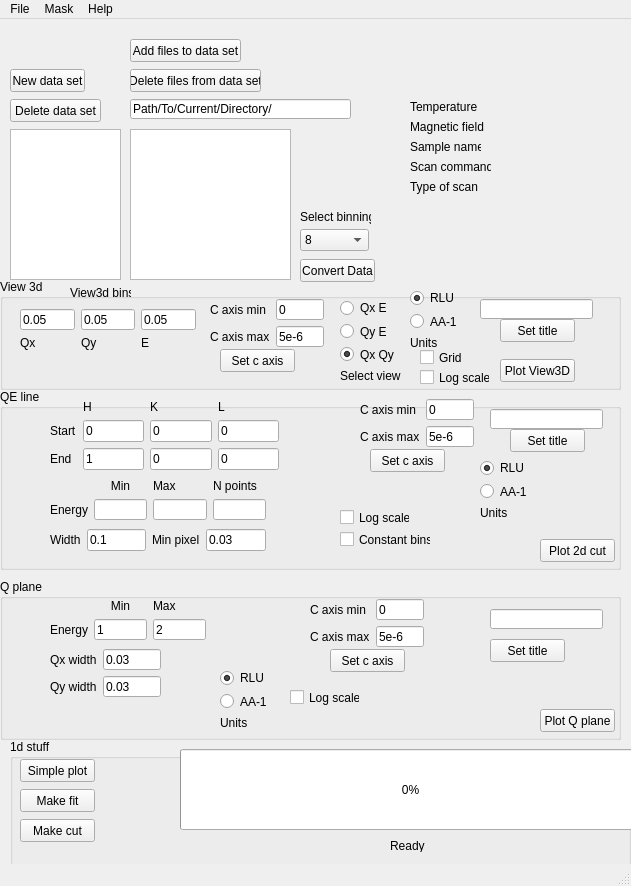
<?xml version="1.0" encoding="UTF-8"?>
<ui version="4.0">
 <class>MainWindow</class>
 <widget class="QMainWindow" name="MainWindow">
  <property name="geometry">
   <rect>
    <x>0</x>
    <y>0</y>
    <width>631</width>
    <height>886</height>
   </rect>
  </property>
  <property name="windowTitle">
   <string>MJOLNIR GUI</string>
  </property>
  <widget class="QWidget" name="centralwidget">
   <widget class="QPushButton" name="DataSet_convertData_button">
    <property name="geometry">
     <rect>
      <x>300</x>
      <y>240</y>
      <width>75</width>
      <height>23</height>
     </rect>
    </property>
    <property name="text">
     <string>Convert Data</string>
    </property>
   </widget>
   <widget class="QComboBox" name="DataSet_binning_comboBox">
    <property name="geometry">
     <rect>
      <x>300</x>
      <y>210</y>
      <width>69</width>
      <height>22</height>
     </rect>
    </property>
    <property name="toolTip">
     <string>Binning</string>
    </property>
    <property name="currentText">
     <string>8</string>
    </property>
    <property name="currentIndex">
     <number>2</number>
    </property>
    <item>
     <property name="text">
      <string>1</string>
     </property>
    </item>
    <item>
     <property name="text">
      <string>3</string>
     </property>
    </item>
    <item>
     <property name="text">
      <string>8</string>
     </property>
    </item>
   </widget>
   <widget class="QLabel" name="label">
    <property name="geometry">
     <rect>
      <x>300</x>
      <y>190</y>
      <width>71</width>
      <height>16</height>
     </rect>
    </property>
    <property name="text">
     <string>Select binning</string>
    </property>
   </widget>
   <widget class="QWidget" name="gridLayoutWidget">
    <property name="geometry">
     <rect>
      <x>20</x>
      <y>290</y>
      <width>176</width>
      <height>41</height>
     </rect>
    </property>
    <layout class="QGridLayout" name="gridLayout">
     <item row="1" column="2">
      <widget class="QLabel" name="label_4">
       <property name="text">
        <string>E</string>
       </property>
      </widget>
     </item>
     <item row="1" column="0">
      <widget class="QLabel" name="label_2">
       <property name="text">
        <string>Qx</string>
       </property>
      </widget>
     </item>
     <item row="1" column="1">
      <widget class="QLabel" name="label_3">
       <property name="text">
        <string>Qy</string>
       </property>
      </widget>
     </item>
     <item row="0" column="1">
      <widget class="QLineEdit" name="View3D_QYBin_lineEdit">
       <property name="text">
        <string>0.05</string>
       </property>
      </widget>
     </item>
     <item row="0" column="0">
      <widget class="QLineEdit" name="View3D_QXBin_lineEdit">
       <property name="text">
        <string>0.05</string>
       </property>
      </widget>
     </item>
     <item row="0" column="2">
      <widget class="QLineEdit" name="View3D_EBin_lineEdit">
       <property name="text">
        <string>0.05</string>
       </property>
      </widget>
     </item>
    </layout>
   </widget>
   <widget class="QWidget" name="gridLayoutWidget_2">
    <property name="geometry">
     <rect>
      <x>210</x>
      <y>280</y>
      <width>114</width>
      <height>48</height>
     </rect>
    </property>
    <layout class="QGridLayout" name="gridLayout_2">
     <item row="0" column="1">
      <widget class="QLineEdit" name="View3D_CAxisMin_lineEdit">
       <property name="text">
        <string>0</string>
       </property>
      </widget>
     </item>
     <item row="1" column="0">
      <widget class="QLabel" name="label_6">
       <property name="text">
        <string>C axis max</string>
       </property>
      </widget>
     </item>
     <item row="1" column="1">
      <widget class="QLineEdit" name="View3D_CAxisMax_lineEdit">
       <property name="text">
        <string>5e-6</string>
       </property>
      </widget>
     </item>
     <item row="0" column="0">
      <widget class="QLabel" name="label_5">
       <property name="text">
        <string>C axis min</string>
       </property>
      </widget>
     </item>
    </layout>
   </widget>
   <widget class="QWidget" name="verticalLayoutWidget">
    <property name="geometry">
     <rect>
      <x>340</x>
      <y>280</y>
      <width>61</width>
      <height>84</height>
     </rect>
    </property>
    <layout class="QVBoxLayout" name="View3D_SelectView_layout">
     <item>
      <widget class="QRadioButton" name="View3D_SelectView_QxE_radioButton">
       <property name="text">
        <string>Qx E</string>
       </property>
      </widget>
     </item>
     <item>
      <widget class="QRadioButton" name="View3D_SelectView_QyE_radioButton">
       <property name="text">
        <string>Qy E</string>
       </property>
      </widget>
     </item>
     <item>
      <widget class="QRadioButton" name="View3D_SelectView_QxQy_radioButton">
       <property name="text">
        <string>Qx Qy</string>
       </property>
       <property name="checked">
        <bool>true</bool>
       </property>
      </widget>
     </item>
     <item>
      <widget class="QLabel" name="label_7">
       <property name="text">
        <string>Select view</string>
       </property>
      </widget>
     </item>
    </layout>
   </widget>
   <widget class="QLabel" name="label_8">
    <property name="geometry">
     <rect>
      <x>70</x>
      <y>260</y>
      <width>61</width>
      <height>28</height>
     </rect>
    </property>
    <property name="text">
     <string>View3d bins</string>
    </property>
   </widget>
   <widget class="QPushButton" name="DataSet_NewDataSet_button">
    <property name="geometry">
     <rect>
      <x>10</x>
      <y>50</y>
      <width>75</width>
      <height>23</height>
     </rect>
    </property>
    <property name="text">
     <string>New data set</string>
    </property>
   </widget>
   <widget class="QPushButton" name="DataSet_DeleteDataSet_button">
    <property name="geometry">
     <rect>
      <x>10</x>
      <y>80</y>
      <width>91</width>
      <height>23</height>
     </rect>
    </property>
    <property name="text">
     <string>Delete data set</string>
    </property>
   </widget>
   <widget class="QPushButton" name="DataSet_AddFiles_button">
    <property name="geometry">
     <rect>
      <x>130</x>
      <y>20</y>
      <width>111</width>
      <height>23</height>
     </rect>
    </property>
    <property name="text">
     <string>Add files to data set</string>
    </property>
   </widget>
   <widget class="QPushButton" name="DataSet_DeleteFiles_button">
    <property name="geometry">
     <rect>
      <x>130</x>
      <y>50</y>
      <width>131</width>
      <height>23</height>
     </rect>
    </property>
    <property name="text">
     <string>Delete files from data set</string>
    </property>
   </widget>
   <widget class="QLineEdit" name="View3D_SetTitle_lineEdit">
    <property name="geometry">
     <rect>
      <x>480</x>
      <y>280</y>
      <width>113</width>
      <height>20</height>
     </rect>
    </property>
    <property name="text">
     <string/>
    </property>
   </widget>
   <widget class="QGroupBox" name="groupBox">
    <property name="geometry">
     <rect>
      <x>0</x>
      <y>260</y>
      <width>621</width>
      <height>111</height>
     </rect>
    </property>
    <property name="title">
     <string>View 3d</string>
    </property>
    <widget class="QCheckBox" name="View3D_LogScale_checkBox">
     <property name="geometry">
      <rect>
       <x>420</x>
       <y>90</y>
       <width>70</width>
       <height>17</height>
      </rect>
     </property>
     <property name="text">
      <string>Log scale</string>
     </property>
    </widget>
    <widget class="QPushButton" name="View3D_SetTitle_button">
     <property name="geometry">
      <rect>
       <x>500</x>
       <y>40</y>
       <width>75</width>
       <height>23</height>
      </rect>
     </property>
     <property name="text">
      <string>Set title</string>
     </property>
    </widget>
    <widget class="QPushButton" name="View3D_setCAxis_button">
     <property name="geometry">
      <rect>
       <x>220</x>
       <y>70</y>
       <width>75</width>
       <height>23</height>
      </rect>
     </property>
     <property name="text">
      <string>Set c axis</string>
     </property>
    </widget>
    <widget class="QPushButton" name="View3D_plot_button">
     <property name="geometry">
      <rect>
       <x>500</x>
       <y>80</y>
       <width>75</width>
       <height>23</height>
      </rect>
     </property>
     <property name="text">
      <string>Plot View3D</string>
     </property>
    </widget>
    <widget class="QCheckBox" name="View3D_Grid_checkBox">
     <property name="geometry">
      <rect>
       <x>420</x>
       <y>70</y>
       <width>70</width>
       <height>17</height>
      </rect>
     </property>
     <property name="text">
      <string>Grid</string>
     </property>
    </widget>
    <widget class="QWidget" name="verticalLayoutWidget_2">
     <property name="geometry">
      <rect>
       <x>410</x>
       <y>10</y>
       <width>51</width>
       <height>61</height>
      </rect>
     </property>
     <layout class="QVBoxLayout" name="View3D_SelectUnits_layout">
      <item>
       <widget class="QRadioButton" name="View3D_SelectUnits_RLU_radioButton">
        <property name="text">
         <string>RLU</string>
        </property>
        <property name="checked">
         <bool>true</bool>
        </property>
       </widget>
      </item>
      <item>
       <widget class="QRadioButton" name="View3D_SelectUnits_AA_radioButton">
        <property name="text">
         <string>AA-1</string>
        </property>
       </widget>
      </item>
      <item>
       <widget class="QLabel" name="label_9">
        <property name="text">
         <string>Units</string>
        </property>
       </widget>
      </item>
     </layout>
    </widget>
   </widget>
   <widget class="QGroupBox" name="groupBox_2">
    <property name="geometry">
     <rect>
      <x>0</x>
      <y>370</y>
      <width>621</width>
      <height>181</height>
     </rect>
    </property>
    <property name="title">
     <string>QE line</string>
    </property>
    <widget class="QPushButton" name="QELine_plot_button">
     <property name="geometry">
      <rect>
       <x>540</x>
       <y>150</y>
       <width>75</width>
       <height>23</height>
      </rect>
     </property>
     <property name="text">
      <string>Plot 2d cut</string>
     </property>
    </widget>
    <widget class="QCheckBox" name="QELine_ConstantBin_checkBox">
     <property name="geometry">
      <rect>
       <x>340</x>
       <y>140</y>
       <width>91</width>
       <height>21</height>
      </rect>
     </property>
     <property name="text">
      <string>Constant bins</string>
     </property>
    </widget>
    <widget class="QPushButton" name="QELine_setCAxis_button">
     <property name="geometry">
      <rect>
       <x>370</x>
       <y>60</y>
       <width>75</width>
       <height>23</height>
      </rect>
     </property>
     <property name="text">
      <string>Set c axis</string>
     </property>
    </widget>
    <widget class="QLineEdit" name="QELine_SetTitle_lineEdit">
     <property name="geometry">
      <rect>
       <x>490</x>
       <y>20</y>
       <width>113</width>
       <height>20</height>
      </rect>
     </property>
     <property name="text">
      <string/>
     </property>
    </widget>
    <widget class="QPushButton" name="QELine_SetTitle_button">
     <property name="geometry">
      <rect>
       <x>510</x>
       <y>40</y>
       <width>75</width>
       <height>23</height>
      </rect>
     </property>
     <property name="text">
      <string>Set title</string>
     </property>
    </widget>
    <widget class="QWidget" name="gridLayoutWidget_4">
     <property name="geometry">
      <rect>
       <x>50</x>
       <y>10</y>
       <width>229</width>
       <height>71</height>
      </rect>
     </property>
     <layout class="QGridLayout" name="gridLayout_4">
      <item row="1" column="0">
       <widget class="QLabel" name="label_20">
        <property name="text">
         <string>Start</string>
        </property>
       </widget>
      </item>
      <item row="3" column="0">
       <widget class="QLabel" name="label_21">
        <property name="text">
         <string>End</string>
        </property>
       </widget>
      </item>
      <item row="1" column="1">
       <widget class="QLineEdit" name="QELine_HStart_lineEdit">
        <property name="text">
         <string>0</string>
        </property>
       </widget>
      </item>
      <item row="1" column="2">
       <widget class="QLineEdit" name="QELine_KStart_lineEdit">
        <property name="text">
         <string>0</string>
        </property>
       </widget>
      </item>
      <item row="1" column="3">
       <widget class="QLineEdit" name="QELine_LStart_lineEdit">
        <property name="text">
         <string>0</string>
        </property>
       </widget>
      </item>
      <item row="0" column="1">
       <widget class="QLabel" name="label_18">
        <property name="text">
         <string>H</string>
        </property>
       </widget>
      </item>
      <item row="0" column="2">
       <widget class="QLabel" name="label_19">
        <property name="text">
         <string>K</string>
        </property>
       </widget>
      </item>
      <item row="0" column="3">
       <widget class="QLabel" name="label_17">
        <property name="text">
         <string>L</string>
        </property>
       </widget>
      </item>
      <item row="3" column="1">
       <widget class="QLineEdit" name="QELine_HEnd_lineEdit">
        <property name="text">
         <string>1</string>
        </property>
       </widget>
      </item>
      <item row="3" column="2">
       <widget class="QLineEdit" name="QELine_KEnd_lineEdit">
        <property name="text">
         <string>0</string>
        </property>
       </widget>
      </item>
      <item row="3" column="3">
       <widget class="QLineEdit" name="QELine_LEnd_lineEdit">
        <property name="text">
         <string>0</string>
        </property>
       </widget>
      </item>
     </layout>
    </widget>
    <widget class="QWidget" name="gridLayoutWidget_8">
     <property name="geometry">
      <rect>
       <x>50</x>
       <y>90</y>
       <width>216</width>
       <height>41</height>
      </rect>
     </property>
     <layout class="QGridLayout" name="gridLayout_8">
      <item row="1" column="0">
       <widget class="QLabel" name="label_31">
        <property name="text">
         <string>Energy</string>
        </property>
       </widget>
      </item>
      <item row="1" column="1">
       <widget class="QLineEdit" name="QELine_EMin_lineEdit"/>
      </item>
      <item row="1" column="3">
       <widget class="QLineEdit" name="QELine_NPoints_lineEdit"/>
      </item>
      <item row="1" column="2">
       <widget class="QLineEdit" name="QELine_Emax_lineEdit"/>
      </item>
      <item row="0" column="1">
       <widget class="QLabel" name="label_32">
        <property name="text">
         <string>Min</string>
        </property>
        <property name="alignment">
         <set>Qt::AlignCenter</set>
        </property>
       </widget>
      </item>
      <item row="0" column="2">
       <widget class="QLabel" name="label_33">
        <property name="text">
         <string>Max</string>
        </property>
       </widget>
      </item>
      <item row="0" column="3">
       <widget class="QLabel" name="label_34">
        <property name="text">
         <string>N points</string>
        </property>
       </widget>
      </item>
     </layout>
    </widget>
    <widget class="QWidget" name="gridLayoutWidget_9">
     <property name="geometry">
      <rect>
       <x>50</x>
       <y>140</y>
       <width>216</width>
       <height>22</height>
      </rect>
     </property>
     <layout class="QGridLayout" name="gridLayout_9">
      <item row="0" column="0">
       <widget class="QLabel" name="label_36">
        <property name="text">
         <string>Width</string>
        </property>
       </widget>
      </item>
      <item row="0" column="1">
       <widget class="QLineEdit" name="QELine_Width_lineEdit">
        <property name="text">
         <string>0.1</string>
        </property>
       </widget>
      </item>
      <item row="0" column="3">
       <widget class="QLineEdit" name="QELine_MinPixel_lineEdit">
        <property name="text">
         <string>0.03</string>
        </property>
       </widget>
      </item>
      <item row="0" column="2">
       <widget class="QLabel" name="label_37">
        <property name="text">
         <string>Min pixel</string>
        </property>
       </widget>
      </item>
     </layout>
    </widget>
    <widget class="QCheckBox" name="QELine_LogScale_checkBox">
     <property name="geometry">
      <rect>
       <x>340</x>
       <y>120</y>
       <width>70</width>
       <height>17</height>
      </rect>
     </property>
     <property name="text">
      <string>Log scale</string>
     </property>
    </widget>
    <widget class="QWidget" name="verticalLayoutWidget_3">
     <property name="geometry">
      <rect>
       <x>480</x>
       <y>70</y>
       <width>51</width>
       <height>61</height>
      </rect>
     </property>
     <layout class="QVBoxLayout" name="verticalLayout_3">
      <item>
       <widget class="QRadioButton" name="QELine_SelectUnits_RLU_radioButton">
        <property name="text">
         <string>RLU</string>
        </property>
        <property name="checked">
         <bool>true</bool>
        </property>
       </widget>
      </item>
      <item>
       <widget class="QRadioButton" name="QELine_SelectUnits_AA_radioButton">
        <property name="text">
         <string>AA-1</string>
        </property>
       </widget>
      </item>
      <item>
       <widget class="QLabel" name="label_15">
        <property name="text">
         <string>Units</string>
        </property>
       </widget>
      </item>
     </layout>
    </widget>
    <widget class="QWidget" name="gridLayoutWidget_3">
     <property name="geometry">
      <rect>
       <x>360</x>
       <y>10</y>
       <width>114</width>
       <height>48</height>
      </rect>
     </property>
     <layout class="QGridLayout" name="gridLayout_3">
      <item row="0" column="1">
       <widget class="QLineEdit" name="QELine_CAxisMin_lineEdit">
        <property name="text">
         <string>0</string>
        </property>
       </widget>
      </item>
      <item row="1" column="0">
       <widget class="QLabel" name="label_16">
        <property name="text">
         <string>C axis max</string>
        </property>
       </widget>
      </item>
      <item row="1" column="1">
       <widget class="QLineEdit" name="QELine_CAxisMax_lineEdit">
        <property name="text">
         <string>5e-6</string>
        </property>
       </widget>
      </item>
      <item row="0" column="0">
       <widget class="QLabel" name="label_22">
        <property name="text">
         <string>C axis min</string>
        </property>
       </widget>
      </item>
     </layout>
    </widget>
   </widget>
   <widget class="QGroupBox" name="groupBox_3">
    <property name="geometry">
     <rect>
      <x>10</x>
      <y>720</y>
      <width>621</width>
      <height>131</height>
     </rect>
    </property>
    <property name="title">
     <string>1d stuff</string>
    </property>
    <widget class="QPushButton" name="pushButton_13">
     <property name="geometry">
      <rect>
       <x>10</x>
       <y>20</y>
       <width>75</width>
       <height>23</height>
      </rect>
     </property>
     <property name="text">
      <string>Simple plot</string>
     </property>
    </widget>
    <widget class="QPushButton" name="pushButton_14">
     <property name="geometry">
      <rect>
       <x>10</x>
       <y>80</y>
       <width>75</width>
       <height>23</height>
      </rect>
     </property>
     <property name="text">
      <string>Make cut</string>
     </property>
    </widget>
    <widget class="QPushButton" name="pushButton_5">
     <property name="geometry">
      <rect>
       <x>10</x>
       <y>50</y>
       <width>75</width>
       <height>23</height>
      </rect>
     </property>
     <property name="text">
      <string>Make fit</string>
     </property>
    </widget>
    <widget class="QProgressBar" name="progressBar">
     <property name="geometry">
      <rect>
       <x>170</x>
       <y>10</y>
       <width>461</width>
       <height>81</height>
      </rect>
     </property>
     <property name="value">
      <number>0</number>
     </property>
    </widget>
    <widget class="QLabel" name="progressBar_label">
     <property name="geometry">
      <rect>
       <x>380</x>
       <y>100</y>
       <width>47</width>
       <height>13</height>
      </rect>
     </property>
     <property name="text">
      <string>Ready</string>
     </property>
    </widget>
   </widget>
   <widget class="QGroupBox" name="groupBox_5">
    <property name="geometry">
     <rect>
      <x>0</x>
      <y>560</y>
      <width>621</width>
      <height>161</height>
     </rect>
    </property>
    <property name="title">
     <string>Q plane</string>
    </property>
    <widget class="QWidget" name="gridLayoutWidget_10">
     <property name="geometry">
      <rect>
       <x>50</x>
       <y>20</y>
       <width>156</width>
       <height>41</height>
      </rect>
     </property>
     <layout class="QGridLayout" name="gridLayout_10">
      <item row="1" column="0">
       <widget class="QLabel" name="label_35">
        <property name="text">
         <string>Energy</string>
        </property>
       </widget>
      </item>
      <item row="1" column="1">
       <widget class="QLineEdit" name="QPlane_EMin_lineEdit">
        <property name="text">
         <string>1</string>
        </property>
       </widget>
      </item>
      <item row="1" column="2">
       <widget class="QLineEdit" name="QPlane_EMin_lineEdit_2">
        <property name="text">
         <string>2</string>
        </property>
       </widget>
      </item>
      <item row="0" column="1">
       <widget class="QLabel" name="label_38">
        <property name="text">
         <string>Min</string>
        </property>
        <property name="alignment">
         <set>Qt::AlignCenter</set>
        </property>
       </widget>
      </item>
      <item row="0" column="2">
       <widget class="QLabel" name="label_39">
        <property name="text">
         <string>Max</string>
        </property>
       </widget>
      </item>
     </layout>
    </widget>
    <widget class="QWidget" name="gridLayoutWidget_11">
     <property name="geometry">
      <rect>
       <x>50</x>
       <y>70</y>
       <width>111</width>
       <height>48</height>
      </rect>
     </property>
     <layout class="QGridLayout" name="gridLayout_11">
      <item row="0" column="0">
       <widget class="QLabel" name="label_41">
        <property name="text">
         <string>Qx width</string>
        </property>
       </widget>
      </item>
      <item row="0" column="1">
       <widget class="QLineEdit" name="QPlane_QxWidth_lineEdit">
        <property name="text">
         <string>0.03</string>
        </property>
       </widget>
      </item>
      <item row="1" column="0">
       <widget class="QLabel" name="label_42">
        <property name="text">
         <string>Qy width</string>
        </property>
       </widget>
      </item>
      <item row="1" column="1">
       <widget class="QLineEdit" name="QPlane_QyWidth_lineEdit">
        <property name="text">
         <string>0.03</string>
        </property>
       </widget>
      </item>
     </layout>
    </widget>
    <widget class="QPushButton" name="QPlane_SetTitle_button">
     <property name="geometry">
      <rect>
       <x>490</x>
       <y>60</y>
       <width>75</width>
       <height>23</height>
      </rect>
     </property>
     <property name="text">
      <string>Set title</string>
     </property>
    </widget>
    <widget class="QLineEdit" name="QPlane_SetTitle_lineEdit">
     <property name="geometry">
      <rect>
       <x>490</x>
       <y>30</y>
       <width>113</width>
       <height>20</height>
      </rect>
     </property>
     <property name="text">
      <string/>
     </property>
    </widget>
    <widget class="QCheckBox" name="QPlane_LogScale_checkBox">
     <property name="geometry">
      <rect>
       <x>290</x>
       <y>110</y>
       <width>70</width>
       <height>17</height>
      </rect>
     </property>
     <property name="text">
      <string>Log scale</string>
     </property>
    </widget>
    <widget class="QPushButton" name="QPlane_plot_button">
     <property name="geometry">
      <rect>
       <x>540</x>
       <y>130</y>
       <width>75</width>
       <height>23</height>
      </rect>
     </property>
     <property name="text">
      <string>Plot Q plane</string>
     </property>
    </widget>
    <widget class="QWidget" name="verticalLayoutWidget_4">
     <property name="geometry">
      <rect>
       <x>220</x>
       <y>90</y>
       <width>51</width>
       <height>61</height>
      </rect>
     </property>
     <layout class="QVBoxLayout" name="verticalLayout_4">
      <item>
       <widget class="QRadioButton" name="QPlane_SelectUnits_RLU_radioButton">
        <property name="text">
         <string>RLU</string>
        </property>
        <property name="checked">
         <bool>true</bool>
        </property>
       </widget>
      </item>
      <item>
       <widget class="QRadioButton" name="QPlane_SelectUnits_AA_radioButton">
        <property name="text">
         <string>AA-1</string>
        </property>
       </widget>
      </item>
      <item>
       <widget class="QLabel" name="label_23">
        <property name="text">
         <string>Units</string>
        </property>
       </widget>
      </item>
     </layout>
    </widget>
    <widget class="QWidget" name="gridLayoutWidget_5">
     <property name="geometry">
      <rect>
       <x>310</x>
       <y>20</y>
       <width>114</width>
       <height>48</height>
      </rect>
     </property>
     <layout class="QGridLayout" name="gridLayout_5">
      <item row="0" column="1">
       <widget class="QLineEdit" name="QPlane_CAxisMin_lineEdit">
        <property name="text">
         <string>0</string>
        </property>
       </widget>
      </item>
      <item row="1" column="0">
       <widget class="QLabel" name="label_24">
        <property name="text">
         <string>C axis max</string>
        </property>
       </widget>
      </item>
      <item row="1" column="1">
       <widget class="QLineEdit" name="QPlane_CAxisMax_lineEdit">
        <property name="text">
         <string>5e-6</string>
        </property>
       </widget>
      </item>
      <item row="0" column="0">
       <widget class="QLabel" name="label_25">
        <property name="text">
         <string>C axis min</string>
        </property>
       </widget>
      </item>
     </layout>
    </widget>
    <widget class="QPushButton" name="QPlane_setCAxis_button">
     <property name="geometry">
      <rect>
       <x>330</x>
       <y>70</y>
       <width>75</width>
       <height>23</height>
      </rect>
     </property>
     <property name="text">
      <string>Set c axis</string>
     </property>
    </widget>
   </widget>
   <widget class="QLabel" name="DataSet_Temperature_label">
    <property name="geometry">
     <rect>
      <x>410</x>
      <y>80</y>
      <width>71</width>
      <height>16</height>
     </rect>
    </property>
    <property name="text">
     <string>Temperature</string>
    </property>
   </widget>
   <widget class="QLabel" name="DataSet_MagneticField_label">
    <property name="geometry">
     <rect>
      <x>410</x>
      <y>100</y>
      <width>81</width>
      <height>16</height>
     </rect>
    </property>
    <property name="text">
     <string>Magnetic field</string>
    </property>
   </widget>
   <widget class="QLabel" name="DataSet_SampleName_label">
    <property name="geometry">
     <rect>
      <x>410</x>
      <y>120</y>
      <width>71</width>
      <height>16</height>
     </rect>
    </property>
    <property name="text">
     <string>Sample name</string>
    </property>
   </widget>
   <widget class="QLabel" name="DataSet_ScanCommand_label">
    <property name="geometry">
     <rect>
      <x>410</x>
      <y>140</y>
      <width>81</width>
      <height>16</height>
     </rect>
    </property>
    <property name="text">
     <string>Scan command</string>
    </property>
   </widget>
   <widget class="QLabel" name="DataSet_ScanType_label">
    <property name="geometry">
     <rect>
      <x>410</x>
      <y>160</y>
      <width>81</width>
      <height>16</height>
     </rect>
    </property>
    <property name="text">
     <string>Type of scan</string>
    </property>
   </widget>
   <widget class="QLineEdit" name="DataSet_path_lineEdit">
    <property name="geometry">
     <rect>
      <x>130</x>
      <y>80</y>
      <width>221</width>
      <height>20</height>
     </rect>
    </property>
    <property name="text">
     <string>Path/To/Current/Directory/</string>
    </property>
   </widget>
   <widget class="QListView" name="DataSet_filenames_listView">
    <property name="geometry">
     <rect>
      <x>130</x>
      <y>110</y>
      <width>161</width>
      <height>151</height>
     </rect>
    </property>
   </widget>
   <widget class="QListView" name="DataSet_DataSets_listView">
    <property name="geometry">
     <rect>
      <x>10</x>
      <y>110</y>
      <width>111</width>
      <height>151</height>
     </rect>
    </property>
   </widget>
   <zorder>groupBox_3</zorder>
   <zorder>groupBox_5</zorder>
   <zorder>groupBox_2</zorder>
   <zorder>groupBox</zorder>
   <zorder>DataSet_convertData_button</zorder>
   <zorder>DataSet_binning_comboBox</zorder>
   <zorder>label</zorder>
   <zorder>gridLayoutWidget</zorder>
   <zorder>gridLayoutWidget_2</zorder>
   <zorder>verticalLayoutWidget</zorder>
   <zorder>label_8</zorder>
   <zorder>DataSet_NewDataSet_button</zorder>
   <zorder>DataSet_DeleteDataSet_button</zorder>
   <zorder>DataSet_AddFiles_button</zorder>
   <zorder>DataSet_DeleteFiles_button</zorder>
   <zorder>View3D_SetTitle_lineEdit</zorder>
   <zorder>DataSet_Temperature_label</zorder>
   <zorder>DataSet_MagneticField_label</zorder>
   <zorder>DataSet_SampleName_label</zorder>
   <zorder>DataSet_ScanCommand_label</zorder>
   <zorder>DataSet_ScanType_label</zorder>
   <zorder>DataSet_path_lineEdit</zorder>
   <zorder>DataSet_filenames_listView</zorder>
   <zorder>DataSet_DataSets_listView</zorder>
  </widget>
  <widget class="QMenuBar" name="menubar">
   <property name="geometry">
    <rect>
     <x>0</x>
     <y>0</y>
     <width>631</width>
     <height>21</height>
    </rect>
   </property>
   <widget class="QMenu" name="menuFile">
    <property name="title">
     <string>File</string>
    </property>
    <addaction name="actionSave_GUI_state"/>
    <addaction name="actionLoad_GUI_state"/>
    <addaction name="separator"/>
    <addaction name="actionGenerate_View3d_script"/>
    <addaction name="actionGenerate_QELine_script"/>
    <addaction name="actionGenerate_QPlane_script"/>
    <addaction name="actionGenerate_1d_script"/>
    <addaction name="separator"/>
    <addaction name="actionExit"/>
   </widget>
   <widget class="QMenu" name="menuMask">
    <property name="title">
     <string>Mask</string>
    </property>
    <addaction name="actionOpen_mask_gui"/>
    <addaction name="actionLoad_mask"/>
   </widget>
   <widget class="QMenu" name="menuHelp">
    <property name="title">
     <string>Help</string>
    </property>
    <addaction name="actionAbout"/>
   </widget>
   <addaction name="menuFile"/>
   <addaction name="menuMask"/>
   <addaction name="menuHelp"/>
  </widget>
  <widget class="QStatusBar" name="statusbar"/>
  <action name="actionOpen">
   <property name="text">
    <string>Open</string>
   </property>
  </action>
  <action name="actionOpen_mask_gui">
   <property name="text">
    <string>Open mask gui</string>
   </property>
  </action>
  <action name="actionLoad_mask">
   <property name="text">
    <string>Load mask</string>
   </property>
  </action>
  <action name="actionGenerate_View3d_script">
   <property name="text">
    <string>Generate View3D script</string>
   </property>
  </action>
  <action name="actionSave_GUI_state">
   <property name="text">
    <string>Save GUI state</string>
   </property>
  </action>
  <action name="actionLoad_GUI_state">
   <property name="text">
    <string>Load GUI state</string>
   </property>
  </action>
  <action name="actionExit">
   <property name="text">
    <string>Exit</string>
   </property>
  </action>
  <action name="actionAbout">
   <property name="text">
    <string>About</string>
   </property>
  </action>
  <action name="actionPlease">
   <property name="text">
    <string>Please</string>
   </property>
  </action>
  <action name="actionGenerate_QELine_script">
   <property name="text">
    <string>Generate QELine script</string>
   </property>
  </action>
  <action name="actionGenerate_QPlane_script">
   <property name="text">
    <string>Generate QPlane script</string>
   </property>
  </action>
  <action name="actionGenerate_1d_script">
   <property name="text">
    <string>Generate 1d script</string>
   </property>
  </action>
 </widget>
 <resources/>
 <connections/>
</ui>
